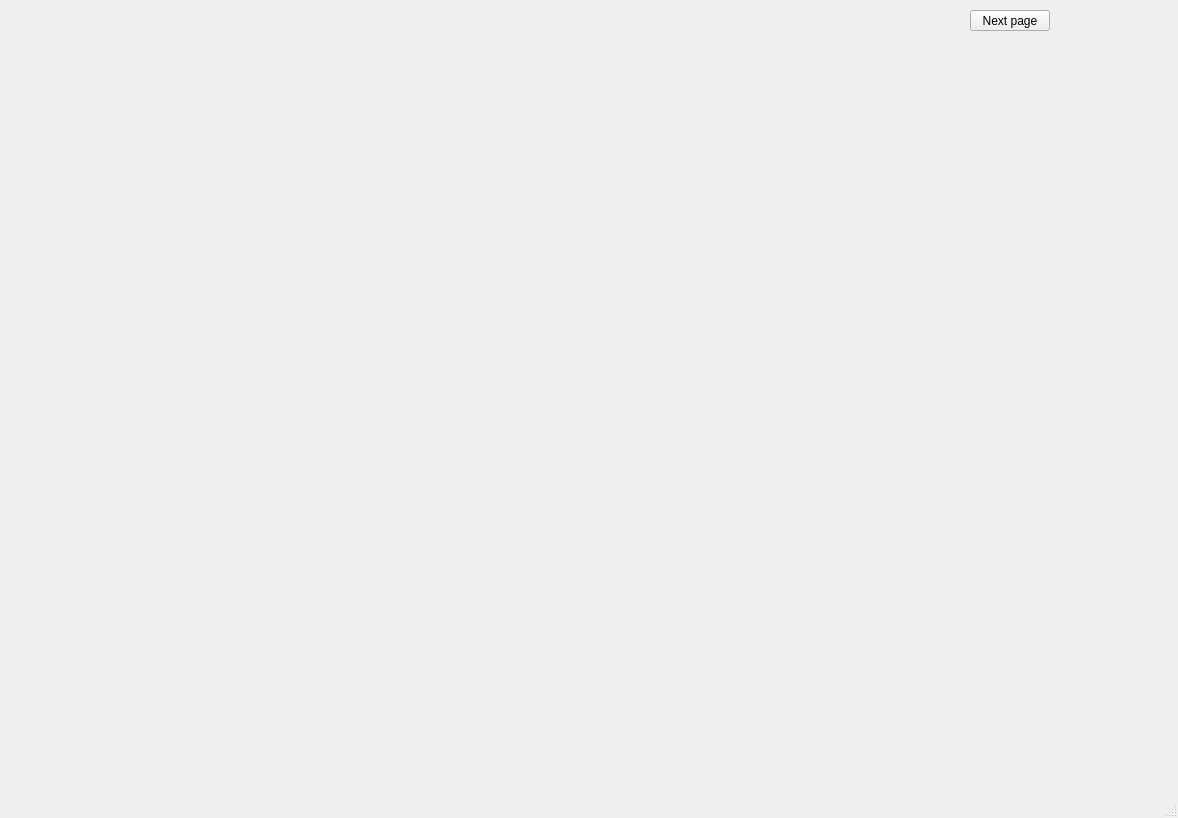
<?xml version="1.0" encoding="UTF-8"?>
<ui version="4.0">
 <class>achatlistes</class>
 <widget class="QMainWindow" name="achatlistes">
  <property name="geometry">
   <rect>
    <x>0</x>
    <y>0</y>
    <width>1178</width>
    <height>818</height>
   </rect>
  </property>
  <property name="windowTitle">
   <string>MainWindow</string>
  </property>
  <widget class="QWidget" name="centralwidget">
   <widget class="QStackedWidget" name="stackedWidget">
    <property name="geometry">
     <rect>
      <x>0</x>
      <y>0</y>
      <width>1181</width>
      <height>771</height>
     </rect>
    </property>
    <property name="currentIndex">
     <number>0</number>
    </property>
    <widget class="QWidget" name="page">
     <widget class="QLabel" name="label">
      <property name="geometry">
       <rect>
        <x>-20</x>
        <y>0</y>
        <width>1191</width>
        <height>771</height>
       </rect>
      </property>
      <property name="text">
       <string/>
      </property>
      <property name="pixmap">
       <pixmap resource="../../Documents/Menu/logo2.qrc">:/menu/logo/icon.png</pixmap>
      </property>
      <property name="scaledContents">
       <bool>true</bool>
      </property>
     </widget>
     <widget class="QPushButton" name="nextpage">
      <property name="geometry">
       <rect>
        <x>970</x>
        <y>10</y>
        <width>80</width>
        <height>21</height>
       </rect>
      </property>
      <property name="text">
       <string>Next page</string>
      </property>
     </widget>
    </widget>
    <widget class="QWidget" name="page_2"/>
    <widget class="QWidget" name="page_3">
     <widget class="QLabel" name="label_2">
      <property name="geometry">
       <rect>
        <x>0</x>
        <y>0</y>
        <width>1191</width>
        <height>771</height>
       </rect>
      </property>
      <property name="text">
       <string/>
      </property>
      <property name="pixmap">
       <pixmap resource="../../Documents/Menu/fond2.qrc">:/menu/fond/Fond2.png</pixmap>
      </property>
      <property name="scaledContents">
       <bool>true</bool>
      </property>
     </widget>
     <widget class="QPushButton" name="pushButton">
      <property name="geometry">
       <rect>
        <x>0</x>
        <y>0</y>
        <width>80</width>
        <height>21</height>
       </rect>
      </property>
      <property name="styleSheet">
       <string notr="true">color: rgb(255, 255, 255);
background-color: rgb(29, 29, 29);</string>
      </property>
      <property name="text">
       <string>Back</string>
      </property>
     </widget>
    </widget>
   </widget>
  </widget>
  <widget class="QMenuBar" name="menubar">
   <property name="geometry">
    <rect>
     <x>0</x>
     <y>0</y>
     <width>1178</width>
     <height>20</height>
    </rect>
   </property>
  </widget>
  <widget class="QStatusBar" name="statusbar"/>
 </widget>
 <resources>
  <include location="../../Documents/Menu/logo2.qrc"/>
  <include location="../../Documents/Menu/fond2.qrc"/>
 </resources>
 <connections/>
</ui>
